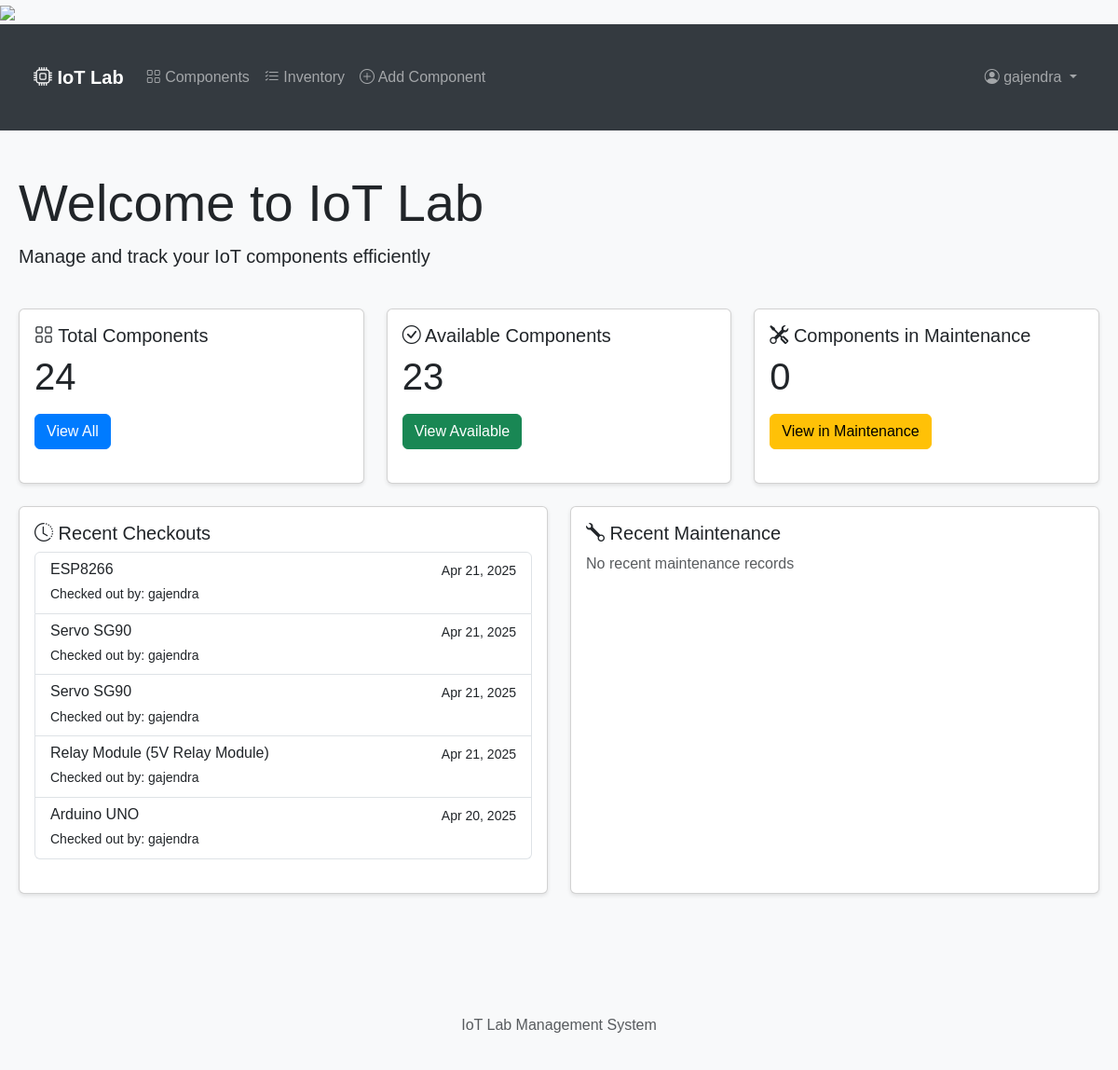
The page / (signed in) on the database as committed earlier.
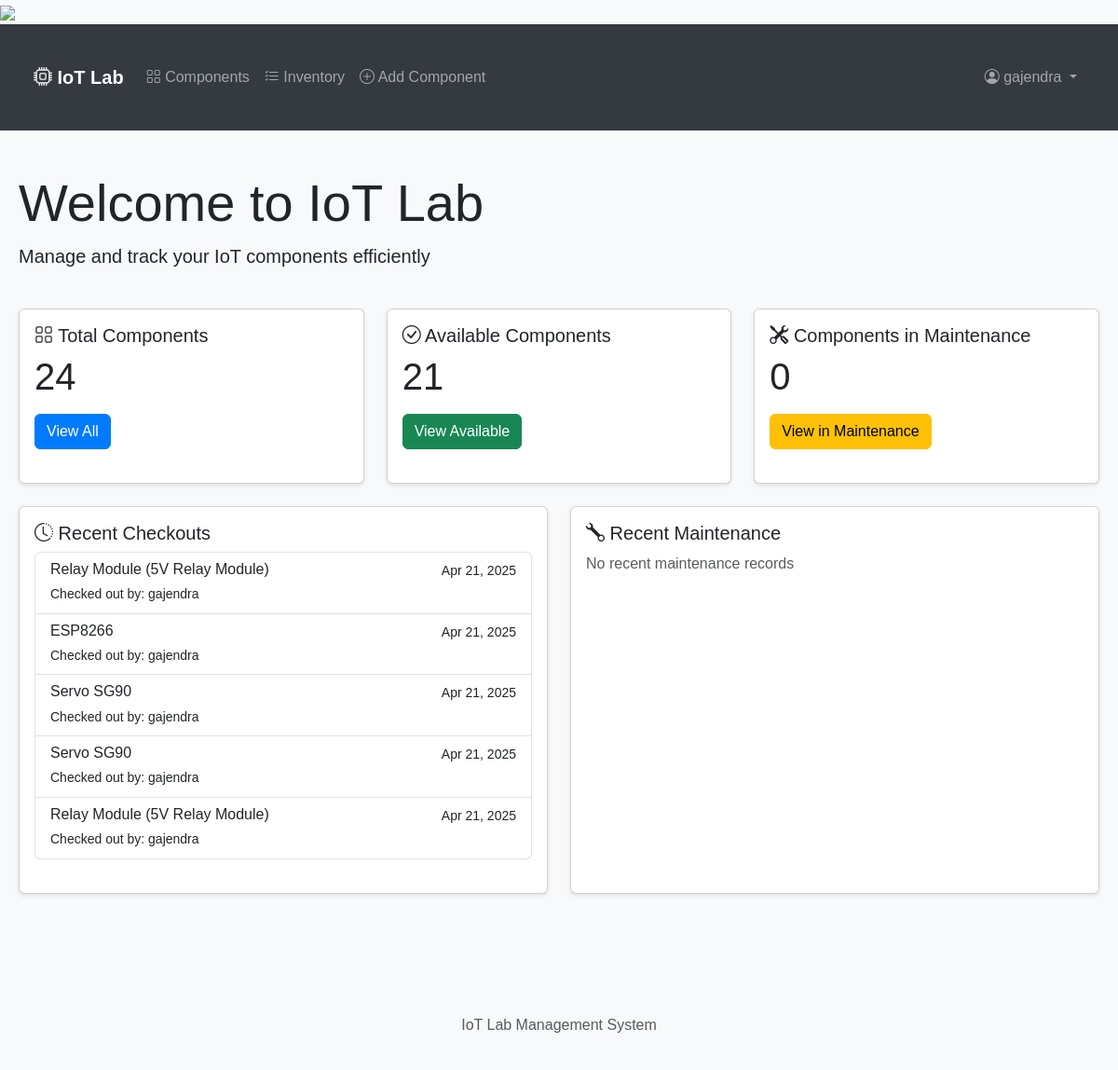
The same page on the database as committed later.
### components/models.py (models this page shows, shortened)
class ComponentCheckout(models.Model):
    component = models.ForeignKey(Component, on_delete=models.CASCADE, related_name='checkouts')
    checked_out_by = models.ForeignKey(User, on_delete=models.CASCADE)
    checkout_date = models.DateTimeField(auto_now_add=True)
    expected_return_date = models.DateField()
    actual_return_date = models.DateField(null=True, blank=True)
    notes = models.TextField(blank=True)
    user_branch = models.CharField(max_length=100, null=True, blank=True)
    user_phone = models.CharField(max_length=15, null=True, blank=True)
    user_email = models.EmailField(null=True, blank=True)
    display_name = models.CharField(max_length=100, null=True, blank=True)
    quantity = models.PositiveIntegerField(default=1)

class Component(models.Model):
    STATUS_CHOICES = [
        ('available', 'Available'),
        ('in_use', 'In Use'),
        ('maintenance', 'Under Maintenance'),
        ('retired', 'Retired'),
    ]
    name = models.CharField(max_length=200)
    category = models.ForeignKey(Category, on_delete=models.CASCADE, related_name='components')
    description = models.TextField()
    serial_number = models.CharField(max_length=100, unique=True, null=True, blank=True)
    quantity = models.PositiveIntegerField(default=1)
    status = models.CharField(max_length=20, choices=STATUS_CHOICES, default='available')
    location = models.CharField(max_length=200)
    purchase_date = models.DateField()
    last_maintenance_date = models.DateField(null=True, blank=True)
    next_maintenance_date = models.DateField(null=True, blank=True)
    created_by = models.ForeignKey(User, on_delete=models.CASCADE, related_name='created_components')
    created_at = models.DateTimeField(auto_now_add=True)
    updated_at = models.DateTimeField(auto_now=True)
    image = models.ImageField(upload_to='components/', null=True, blank=True)

### components/views.py (the view)
# urls.py: path('', views.home, name='home'),
@login_required
def home(request):
    components = Component.objects.prefetch_related('checkouts').all()
    total_quantity = 0
    available_quantity = 0
    in_use_quantity = 0
    maintenance_quantity = 0
    for component in components:
        active_checkouts = component.checkouts.filter(actual_return_date__isnull=True)
        in_use_count = sum(checkout.quantity for checkout in active_checkouts)
        if component.status == 'maintenance':
            maintenance_quantity += component.quantity
        else:
            available_count = max(0, component.quantity - in_use_count)
            available_quantity += available_count
            in_use_quantity += in_use_count
        total_quantity += component.quantity
    context = {
        'total_components': total_quantity,
        'available_components': available_quantity,
        'in_use_components': in_use_quantity,
        'maintenance_components': maintenance_quantity,
        'recent_checkouts': ComponentCheckout.objects.select_related('component', 'checked_out_by').order_by('-checkout_date')[:5],
        'recent_maintenance': MaintenanceLog.objects.select_related('component', 'performed_by').order_by('-maintenance_date')[:5],
    }
    return render(request, 'components/home.html', context)

### components/templates/components/home.html (shortened to what this page needs)
{% extends "components/base.html" %}
{% block content %}
<div class="row">
    <div class="col-md-12 mb-4">
        <h1 class="display-4">Welcome to IoT Lab</h1>
        <p class="lead">Manage and track your IoT components efficiently</p>
    </div>
</div>
<div class="row">
    <div class="col-md-4 mb-4">
        <div class="card h-100">
            <div class="card-body">
                <h5 class="card-title">
                    <i class="bi bi-grid"></i> Total Components
                </h5>
                <p class="card-text display-6">{{ total_components }}</p>
                <a href="{% url 'component-list' %}" class="btn btn-primary">View All</a>
            </div>
        </div>
    </div>
    <div class="col-md-4 mb-4">
        <div class="card h-100">
            <div class="card-body">
                <h5 class="card-title">
                    <i class="bi bi-check-circle"></i> Available Components
                </h5>
                <p class="card-text display-6">{{ available_components }}</p>
                <a href="{% url 'component-list' %}?status=available" class="btn btn-success">View Available</a>
            </div>
        </div>
    </div>
    <div class="col-md-4 mb-4">
        <div class="card h-100">
            <div class="card-body">
                <h5 class="card-title">
                    <i class="bi bi-tools"></i> Components in Maintenance
                </h5>
                <p class="card-text display-6">{{ maintenance_components }}</p>
                <a href="{% url 'component-list' %}?status=maintenance" class="btn btn-warning">View in Maintenance</a>
            </div>
        </div>
    </div>
</div>
<div class="row">
    <div class="col-md-6 mb-4">
        <div class="card h-100">
            <div class="card-body">
                <h5 class="card-title">
                    <i class="bi bi-clock-history"></i> Recent Checkouts
                </h5>
                <div class="list-group">
                    {% for checkout in recent_checkouts %}
                    <a href="{% url 'component-detail' checkout.component.pk %}" class="list-group-item list-group-item-action">
                        <div class="d-flex w-100 justify-content-between">
                            <h6 class="mb-1">{{ checkout.component.name }}</h6>
                            <small>{{ checkout.checkout_date|date:"M d, Y" }}</small>
                        </div>
                        <small>Checked out by: {{ checkout.checked_out_by.username }}</small>
                    </a>
                    {% empty %}
                    <p class="text-muted">No recent checkouts</p>
                    {% endfor %}
                </div>
            </div>
        </div>
    </div>
    <div class="col-md-6 mb-4">
        <div class="card h-100">
            <div class="card-body">
                <h5 class="card-title">
                    <i class="bi bi-wrench"></i> Recent Maintenance
                </h5>
                <div class="list-group">
                    {% for log in recent_maintenance %}
                    <a href="{% url 'component-detail' log.component.pk %}" class="list-group-item list-group-item-action">
                        <div class="d-flex w-100 justify-content-between">
                            <h6 class="mb-1">{{ log.component.name }}</h6>
                            <small>{{ log.maintenance_date|date:"M d, Y" }}</small>
                        </div>
                        <small>Maintained by: {{ log.performed_by.username }}</small>
                    </a>
                    {% empty %}
                    <p class="text-muted">No recent maintenance records</p>
                    {% endfor %}
                </div>
            </div>
        </div>
    </div>
</div>
{% endblock %}

Rows that differ between the two databases and show on the page:
no longer on this page (row unchanged): ComponentCheckout: component.name "Arduino UNO", checkout_date "Apr 20, 2025", checked_out_by.username "gajendra"
added ComponentCheckout: component.name "Relay Module (5V Relay Module)", checkout_date "Apr 21, 2025", checked_out_by.username "gajendra"
Other text that changed with them:
{{ available_components }}: "23" → "21"
